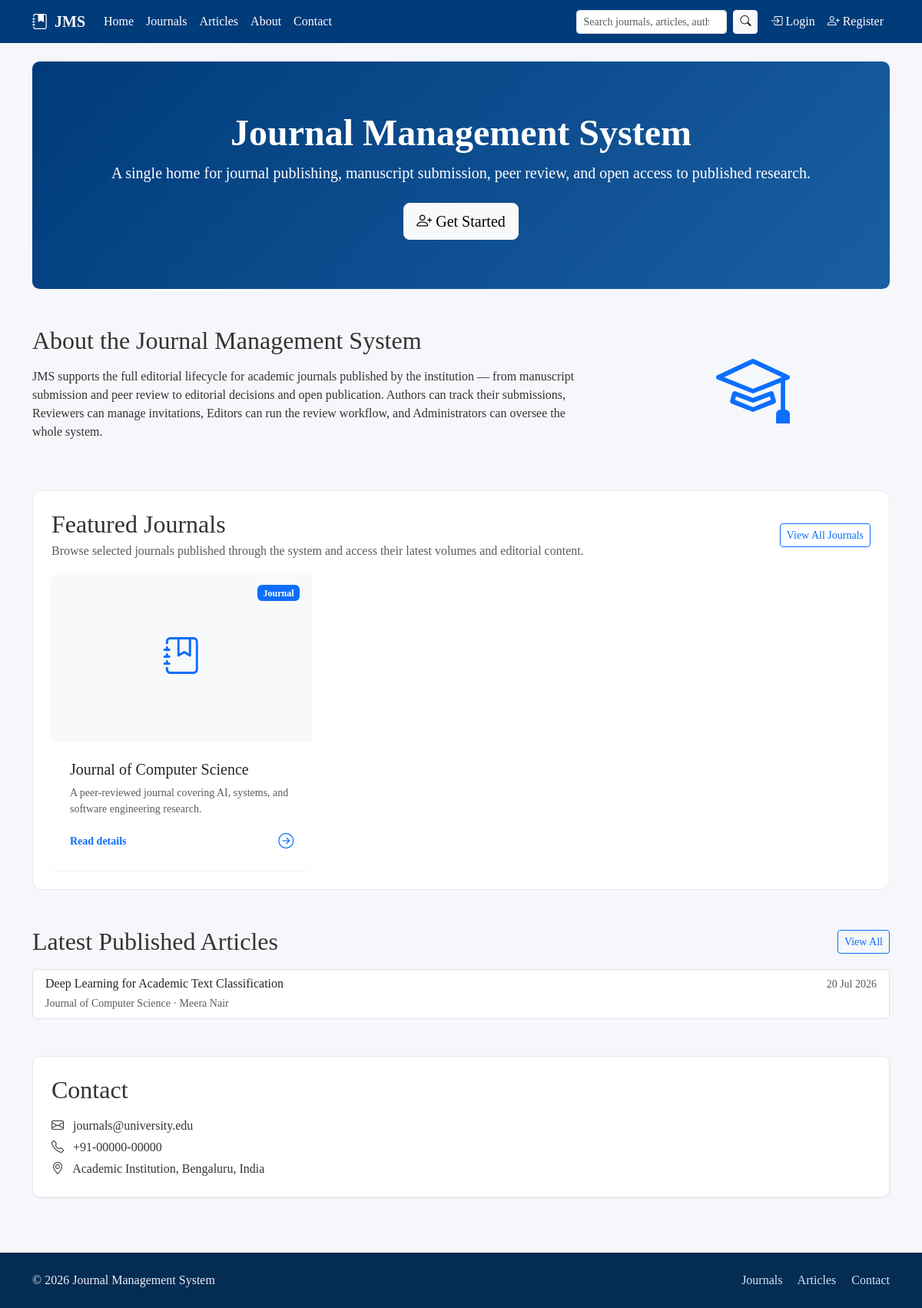
The page / on the database its author committed.
### journal/models.py (models this page shows, shortened)
class Journal(models.Model):
    title = models.CharField(max_length=255, unique=True)
    issn = models.CharField('ISSN', max_length=20, blank=True)
    description = models.TextField(blank=True)
    cover_image = models.ImageField(
        upload_to='covers/', blank=True, null=True, validators=[validate_cover_image]
    )
    editor = models.ForeignKey(
        User, on_delete=models.SET_NULL, null=True, blank=True,
        limit_choices_to={'profile__role': 'editor'},
        related_name='journals_edited',
        help_text='Assigned Editor responsible for this journal',
    )
    is_active = models.BooleanField(default=True)
    created_at = models.DateTimeField(auto_now_add=True)
    categories = models.ManyToManyField('JournalCategory', blank=True, related_name='journals')
    class Meta:
        ordering = ['title']

class Submission(models.Model):
    STATUS_SUBMITTED = 'submitted'
    STATUS_SCREENING = 'screening'
    STATUS_UNDER_REVIEW = 'under_review'
    STATUS_REVISION_REQUESTED = 'revision_requested'
    STATUS_ACCEPTED = 'accepted'
    STATUS_REJECTED = 'rejected'
    STATUS_PUBLISHED = 'published'
    STATUS_CHOICES = [
        (STATUS_SUBMITTED, 'Submitted'),
        (STATUS_SCREENING, 'Screening'),
        (STATUS_UNDER_REVIEW, 'Under Review'),
        (STATUS_REVISION_REQUESTED, 'Revision Requested'),
        (STATUS_ACCEPTED, 'Accepted'),
        (STATUS_REJECTED, 'Rejected'),
        (STATUS_PUBLISHED, 'Published'),
    ]
    STATUS_BADGE = {
        STATUS_SUBMITTED: 'secondary',
        STATUS_SCREENING: 'info',
        STATUS_UNDER_REVIEW: 'primary',
        STATUS_REVISION_REQUESTED: 'warning',
        STATUS_ACCEPTED: 'success',
        STATUS_REJECTED: 'danger',
        STATUS_PUBLISHED: 'success',
    }
    submission_id = models.CharField(max_length=30, unique=True, blank=True, editable=False)
    journal = models.ForeignKey(Journal, on_delete=models.CASCADE, related_name='submissions')
    issue = models.ForeignKey(
        Issue, on_delete=models.SET_NULL, null=True, blank=True, related_name='articles',
        help_text='Assigned once the article is scheduled for publication',
    )
    title = models.CharField(max_length=300)
    abstract = models.TextField()
    keywords = models.CharField(max_length=300, help_text='Comma-separated keywords')
    subject_area = models.CharField(max_length=150)
    co_authors = models.CharField(
        max_length=500, blank=True,
        help_text='Comma-separated names of co-authors (if any)',
    )
    corresponding_author = models.ForeignKey(
        User, on_delete=models.CASCADE, related_name='submissions',
        limit_choices_to={'profile__role': 'author'},
    )
    manuscript_file = models.FileField(upload_to='manuscripts/', validators=[validate_manuscript_file])
    version_number = models.PositiveIntegerField(default=1)
    status = models.CharField(max_length=20, choices=STATUS_CHOICES, default=STATUS_SUBMITTED)
    editor_decision_comment = models.TextField(blank=True)
    submission_date = models.DateTimeField(auto_now_add=True)
    updated_at = models.DateTimeField(auto_now=True)
    class Meta:
        ordering = ['-submission_date']

### core/views.py (the view)
# urls.py: path('', views.home, name='home'),
def home(request):
    featured_journals = Journal.objects.filter(is_active=True)[:6]
    latest_articles = Submission.objects.filter(
        status=Submission.STATUS_PUBLISHED
    ).select_related('journal')[:6]
    return render(request, 'home.html', {
        'featured_journals': featured_journals,
        'latest_articles': latest_articles,
    })

### core/context_processors.py (called while the page is built)
def sidebar_context(request):
    role = None
    unread_notifications = 0
    if request.user.is_authenticated and hasattr(request.user, 'profile'):
        role = request.user.profile.role
        unread_notifications = request.user.notifications.filter(is_read=False).count()
    return {
        'current_role': role,
        'unread_notifications': unread_notifications,
    }

### templates/home.html (shortened to what this page needs)
{% extends 'base.html' %}
{% block content %}
<div class="jms-hero text-center mb-5">
  <h1 class="display-5 fw-bold">Journal Management System</h1>
  <p class="lead">A single home for journal publishing, manuscript submission, peer review, and open access to published research.</p>
  <a href="{% url 'accounts:register' %}" class="btn btn-light btn-lg mt-2"><i class="bi bi-person-plus"></i> Get Started</a>
</div>
<section id="about" class="mb-5">
  <div class="row align-items-center">
    <div class="col-md-8">
      <h2 class="mb-3">About the Journal Management System</h2>
      <p>
        JMS supports the full editorial lifecycle for academic journals published by the
        institution &mdash; from manuscript submission and peer review to editorial decisions
        and open publication. Authors can track their submissions, Reviewers can manage
        invitations, Editors can run the review workflow, and Administrators can oversee
        the whole system.
      </p>
    </div>
    <div class="col-md-4 text-center">
      <i class="bi bi-mortarboard text-primary" style="font-size: 6rem;"></i>
    </div>
  </div>
</section>
<section class="jms-featured-section mb-5">
  <div class="d-flex flex-column flex-md-row justify-content-between align-items-start align-items-md-center mb-3 gap-3">
    <div>
      <h2 class="mb-1">Featured Journals</h2>
      <p class="text-muted mb-0">Browse selected journals published through the system and access their latest volumes and editorial content.</p>
    </div>
    <a href="{% url 'journal:journal_list' %}" class="btn btn-sm btn-outline-primary">View All Journals</a>
  </div>
  <div class="row g-4">
    {% for journal in featured_journals %}
      <div class="col-sm-6 col-lg-4">
        <article class="jms-card featured-journal-card h-100 overflow-hidden">
          <div class="featured-journal-image position-relative">
            {% if journal.cover_image %}
              <img src="{{ journal.cover_image.url }}" class="w-100 h-100 object-fit-cover" alt="{{ journal.title }}">
            {% else %}
              <div class="w-100 h-100 d-flex align-items-center justify-content-center bg-light">
                <i class="bi bi-journal-bookmark text-primary" style="font-size: 3rem;"></i>
              </div>
            {% endif %}
            <span class="badge bg-primary position-absolute top-0 end-0 m-3">Journal</span>
          </div>
          <div class="p-4 featured-journal-body">
            <h5 class="mb-2"><a href="{% url 'journal:journal_detail' journal.pk %}" class="text-dark text-decoration-none stretched-link">{{ journal.title }}</a></h5>
            <p class="text-muted small mb-3">{{ journal.description|truncatewords:20 }}</p>
            <div class="d-flex justify-content-between align-items-center">
              <span class="text-primary small fw-semibold">Read details</span>
              <i class="bi bi-arrow-right-circle text-primary fs-5"></i>
            </div>
          </div>
        </article>
      </div>
    {% empty %}
      <p class="text-muted">No journals published yet.</p>
    {% endfor %}
  </div>
</section>
<section class="mb-5">
  <div class="d-flex justify-content-between align-items-center mb-3">
    <h2 class="mb-0">Latest Published Articles</h2>
    <a href="{% url 'journal:publication_list' %}" class="btn btn-sm btn-outline-primary">View All</a>
  </div>
  <div class="list-group">
    {% for article in latest_articles %}
      <a href="{% url 'journal:article_detail' article.pk %}" class="list-group-item list-group-item-action">
        <div class="d-flex justify-content-between">
          <div>
            <h6 class="mb-1">{{ article.title }}</h6>
            <small class="text-muted">{{ article.journal.title }} &middot; {{ article.corresponding_author.get_full_name|default:article.corresponding_author.username }}</small>
          </div>
          <small class="text-muted">{{ article.submission_date|date:"d M Y" }}</small>
        </div>
      </a>
    {% empty %}
      <p class="text-muted">No articles published yet.</p>
    {% endfor %}
  </div>
</section>
<section id="contact" class="jms-card p-4">
  <h2 class="mb-3">Contact</h2>
  <p class="mb-1"><i class="bi bi-envelope me-2"></i> journals@university.edu</p>
  <p class="mb-1"><i class="bi bi-telephone me-2"></i> +91-00000-00000</p>
  <p class="mb-0"><i class="bi bi-geo-alt me-2"></i> Academic Institution, Bengaluru, India</p>
</section>
{% endblock %}

### static/css/custom.css (style rules this page uses)
:root { --jms-primary: #003B7A; --jms-primary-light: #1a5fa3; --jms-sidebar-bg: #052c52; --jms-sidebar-hover: #0a4e8f; --jms-bg: #f5f7fa; --jms-card-bg: #ffffff; --jms-text: #333333; --jms-border-radius: 0.6rem; }
body { background-color: var(--jms-bg); color: var(--jms-text); font-family: Georgia, 'Times New Roman', Times, serif; min-height: 100vh; display: flex; flex-direction: column; }
.jms-hero { background: linear-gradient(135deg, var(--jms-primary) 0%, var(--jms-primary-light) 100%); color: #fff; padding: 4rem 1rem; border-radius: var(--jms-border-radius); }
.jms-card { background-color: var(--jms-card-bg); border-radius: var(--jms-border-radius); border: 1px solid #e3e8ee; box-shadow: 0 1px 3px rgba(0,0,0,0.05); }
.jms-featured-section { padding: 1.5rem; background: rgba(255,255,255,0.92); border: 1px solid rgba(227,232,238,0.8); border-radius: calc(var(--jms-border-radius) * 1.2); }
.featured-journal-card { position: relative; transition: transform 0.25s ease, box-shadow 0.25s ease; border: none; overflow: hidden; }
.featured-journal-image { height: 220px; overflow: hidden; }
.featured-journal-image img, .featured-journal-image .bg-light { min-height: 220px; }
.featured-journal-body { position: relative; background-color: #ffffff; }
.featured-journal-body h5 a { position: relative; z-index: 1; }
.featured-journal-body .stretched-link::after { position: absolute; inset: 0; content: ""; }

### rows shown on the page
Journal: title "Journal of Computer Science", description "A peer-reviewed journal covering AI, systems, and software engineering research."
Submission: title "Deep Learning for Academic Text Classification", journal "Journal of Computer Science", corresponding_author.get_full_name "Meera Nair", submission_date "20 Jul 2026"
